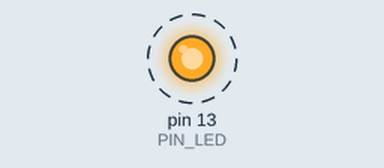
Simulated run of this sketch. Board: Arduino Uno, built with avr-gcc and run on an emulated ATmega328P. Parts: output pins drawn as LEDs (lit = HIGH). Dashed ring = blinking. What the sketch prints to the serial monitor is not drawn.

Above: at 0.5 s.
Timing chart, 0 to 4.6 s (numbered marks = the images above):
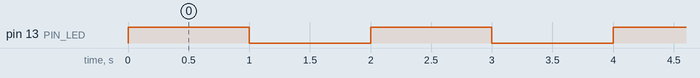

Measured:
- by itself, pin 13 (PIN_LED): alternates HIGH for 1.0 s and LOW for 1.0 s

The sketch:

04_example_3.ino
```cpp
#define PIN_LED 13
int toggle = 0;
unsigned int count;

void setup() {
  pinMode(PIN_LED, OUTPUT);
  Serial.begin(115200);//Initialize serial port
  while (!Serial){
    ;// wait for serial port to connect.
  }
  Serial.println("Hello World!");
  count = 0;
  digitalWrite(PIN_LED, toggle); // turn off LED.
}

void loop() {
  Serial.println(++count);
  toggle = !toggle; //toggle LED value.
  digitalWrite(PIN_LED, toggle); // update LED status.
  delay(1000); // wait for 1,000 milliseconds
}
```
